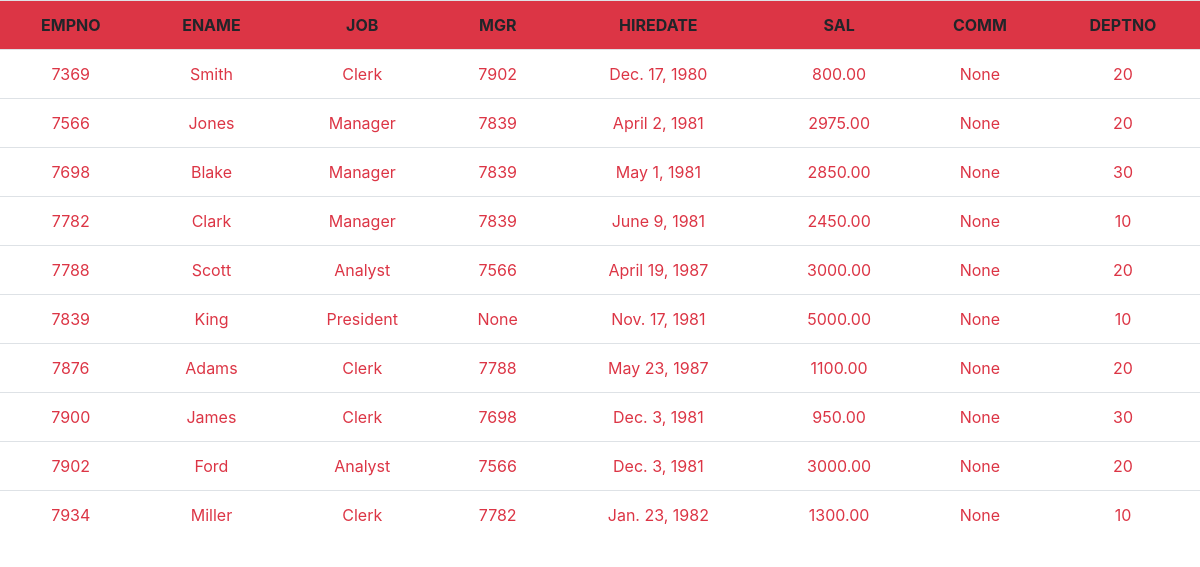
Page /retrieve_emp/ on the committed database.
### app/models.py (models this page shows)
class Emp(models.Model):
    empno=models.IntegerField(primary_key=True)
    ename=models.CharField(max_length=30)
    job=models.CharField(max_length=30)
    mgr=models.ForeignKey('self',on_delete=models.SET_NULL,null=True,blank=True)
    hiredate=models.DateField()
    sal=models.DecimalField(max_digits=10,decimal_places=2)
    comm=models.DecimalField(max_digits=10,decimal_places=2,null=True,blank=True)
    deptno=models.ForeignKey(Dept,on_delete=models.CASCADE)
    def __str__(self):
        return str(self.empno)

class Dept(models.Model):
    deptno=models.IntegerField(primary_key=True)
    dname=models.CharField(max_length=30,unique=True)
    loc=models.CharField(max_length=30)
    def __str__(self):
        return str(self.deptno)

### app/views.py (the view)
# urls.py: path("retrieve_emp/",retrieve_emp,name="retrieve_emp"),
def retrieve_emp(request):
    d={"employee":Emp.objects.all()}
    d={"employee":Emp.objects.exclude(deptno=30)}
    d={"employee":Emp.objects.filter(sal__gt="1500")}
    d={"employee":Emp.objects.filter(sal__gt="1000",deptno__in=(10,30))}
    d={"employee":Emp.objects.filter(job__in=("Salesman","Manager","Clerk"),deptno__in=(10,30))}
    d={"employee":Emp.objects.filter(deptno__in=(10,20),sal__gt=1500,sal__lt=3000)}
    d={"employee":Emp.objects.filter(hiredate__gte='1982-1-4',hiredate__lte='1983-1-1',deptno__in=(10,30))}
    d={"employee":Emp.objects.exclude(job__in=('Salesman','Clerk')).filter(sal__range=(1000,3000))}
    d={"employee":Emp.objects.exclude(deptno=30).filter(job__in=("Salesman","Manager"))}
    d={"employee":Emp.objects.filter(deptno__in=(10,30),sal__gt=1000,sal__lt=3500).exclude(job="Manager")}
    d={"employee":Emp.objects.filter(ename__in=('Smith','Allen'),deptno__in=(10,30),sal__range=(1000,3000))}
    d={"employee":Emp.objects.filter(deptno__in=(10,20),hiredate__range=("1980-2-1","1984-1-1"))}
    d={"employee":Emp.objects.filter(job__in=("Manager","President","Analyst"), comm__gt=800, hiredate__year=1981)}
    d={"employee":Emp.objects.filter(ename__range=("A","C"))}
    d={'employee':Emp.objects.filter(deptno__in=(10,30),sal__range=(500,3500)).exclude(job='Salesman')}
    d={"employee":Emp.objects.filter(ename__regex=r"^M[a-z][a-z][a-z]i.")}
    d={"employee":Emp.objects.filter(job__regex=r"[a-zA-Z]?[Mm]an[a-zA-Z]?")}
    d={"employee":Emp.objects.filter(job__regex=r"^[a-zA-Z]{5}d[a-zA-Z]*t$")}
    d={"employee":Emp.objects.filter(hiredate__month=12)}
    d={"employee":Emp.objects.filter(hiredate__regex=r".+12.+")}
    d={"employee":Emp.objects.filter(ename__regex=r"[a-zA-Z]l[a-zA-Z]k[a-zA-Z]")}
    d={"employee":Emp.objects.filter(comm__isnull=True)}
    return render(request,"retrieve_emp.html",d)

### templates/retrieve_emp.html (shortened to what this page needs)
<!DOCTYPE html>
<html lang="en">
<head>
    <link rel="stylesheet" href="https://cdn.jsdelivr.net/npm/bootstrap@4.6.2/dist/css/bootstrap.min.css">
</head>
<body>
    <table class="table text-center">
        <tr class="bg-danger">
            <th>EMPNO</th>
            <th>ENAME</th>
            <th>JOB</th>
            <th>MGR</th>
            <th>HIREDATE</th>
            <th>SAL</th>
            <th>COMM</th>
            <th>DEPTNO</th>
        </tr>
        {% for i in employee %}
        <tr class="text-danger">
            <td>{{i.empno}}</td>
            <td>{{i.ename}}</td>
            <td>{{i.job}}</td>
            <td>{{i.mgr}}</td>
            <td>{{i.hiredate}}</td>
            <td>{{i.sal}}</td>
            <td>{{i.comm}}</td>
            <td>{{i.deptno}}</td>
        </tr>
        {% endfor %}
    </table>
</body>
</html>

### rows in the picture
Emp: empno "7369", ename "Smith", job "Clerk", mgr "7902", hiredate "Dec. 17, 1980", sal "800.00", comm "None", deptno "20"
Emp: empno "7566", ename "Jones", job "Manager", mgr "7839", hiredate "April 2, 1981", sal "2975.00", comm "None", deptno "20"
Emp: empno "7698", ename "Blake", job "Manager", mgr "7839", hiredate "May 1, 1981", sal "2850.00", comm "None", deptno "30"
Emp: empno "7782", ename "Clark", job "Manager", mgr "7839", hiredate "June 9, 1981", sal "2450.00", comm "None", deptno "10"
Emp: empno "7788", ename "Scott", job "Analyst", mgr "7566", hiredate "April 19, 1987", sal "3000.00", comm "None", deptno "20"
Emp: empno "7839", ename "King", job "President", mgr "None", hiredate "Nov. 17, 1981", sal "5000.00", comm "None", deptno "10"
Emp: empno "7876", ename "Adams", job "Clerk", mgr "7788", hiredate "May 23, 1987", sal "1100.00", comm "None", deptno "20"
Emp: empno "7900", ename "James", job "Clerk", mgr "7698", hiredate "Dec. 3, 1981", sal "950.00", comm "None", deptno "30"
Emp: empno "7902", ename "Ford", job "Analyst", mgr "7566", hiredate "Dec. 3, 1981", sal "3000.00", comm "None", deptno "20"
Emp: empno "7934", ename "Miller", job "Clerk", mgr "7782", hiredate "Jan. 23, 1982", sal "1300.00", comm "None", deptno "10"
